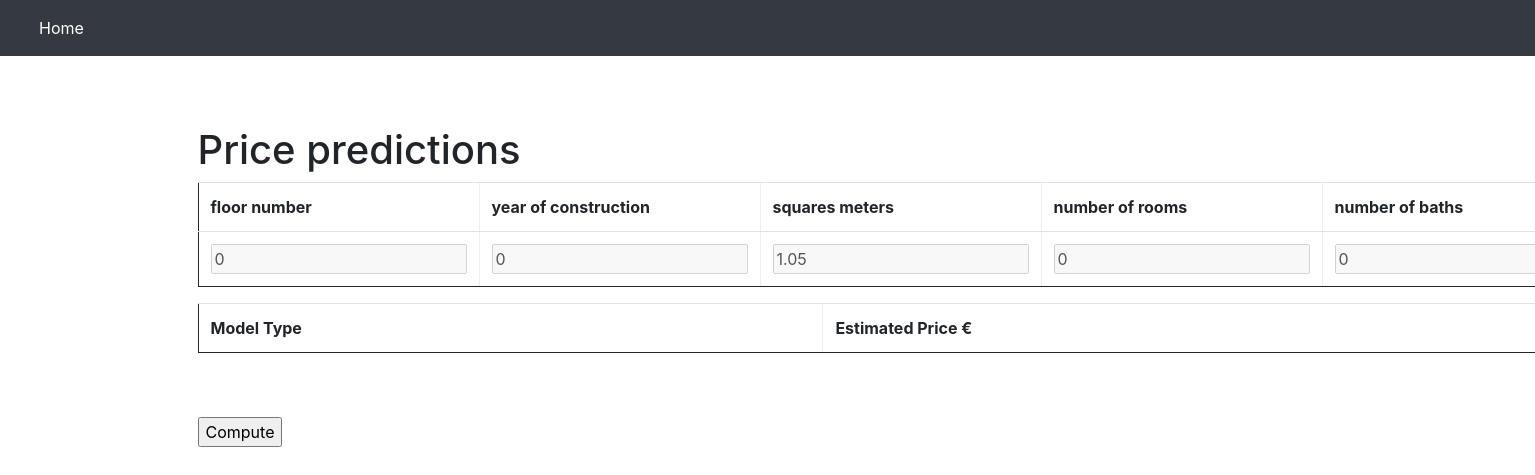
/predictions/1, run on an earlier commit of the app's database.
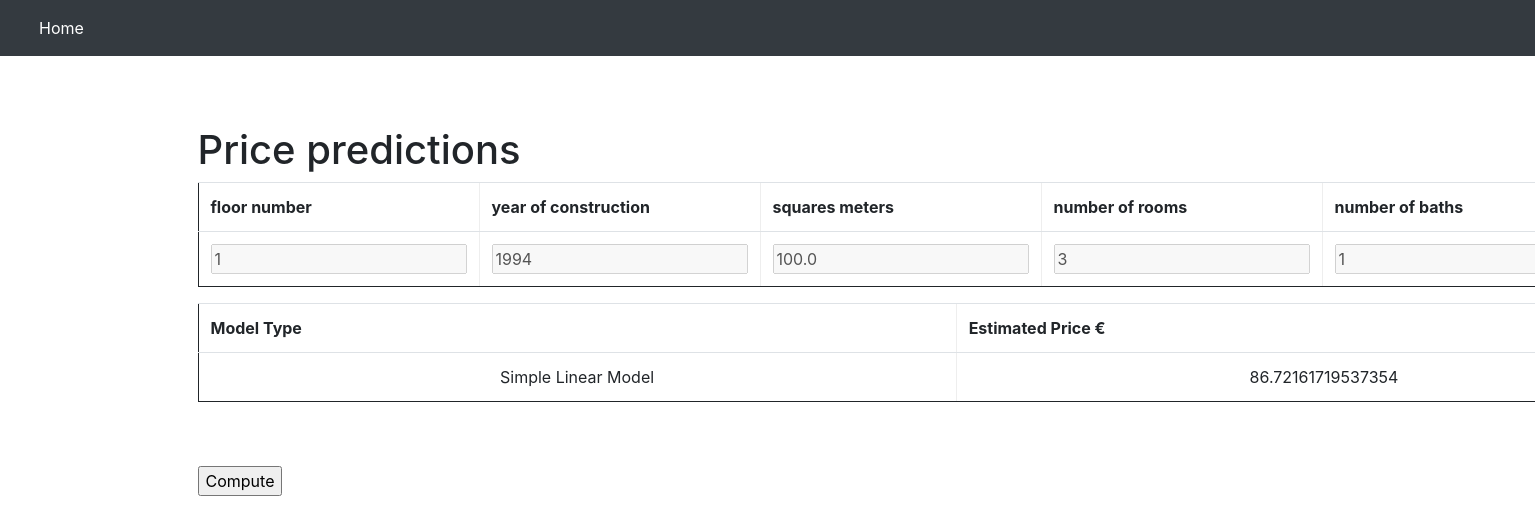
And on a later commit of the database.
### house_pricing_estimator/models.py (models this page shows)
class Houses(models.Model):
	floor_number = models.IntegerField()
	year_construction = models.IntegerField()
	square_meters = models.FloatField()
	rooms_number = models.IntegerField()
	baths_number = models.IntegerField()
	has_elevator = models.BooleanField(default=False)

class Predictions(models.Model):
    model_name = models.CharField(max_length=100)
    price = models.FloatField()
    house = models.ForeignKey(Houses, on_delete=models.CASCADE)

### house_pricing_estimator/views.py (the view)
# urls.py: path('predictions/<int:id>', views.predictions, name='predictions'),
def predictions(request, id):
  myHouse = Houses.objects.get(id=id)
  template = loader.get_template('predictions.html')
  context = {
    'myHouse': myHouse,
  }
  return HttpResponse(template.render(context, request))

### house_pricing_estimator/templates/predictions.html (shortened to what this page needs)
{% extends "base.html" %}
{% block container %}
<h1>Price predictions</h1>
<form action="updatepredictions/{{ myHouse.id }}" method="post">{% csrf_token %}
<table class="table" border="1">
<tr>
	<th>floor number</th>
	<th>year of construction</th>
	<th>squares meters</th>
	<th>number of rooms</th>
	<th>number of baths</th>
</tr>
<tr>
	<td><input name="floor_number" type="number" value="{{ myHouse.floor_number }}" disabled></td>
	<td><input name="year_construction" type="number" value="{{ myHouse.year_construction }}" disabled></td>
	<td><input name="square_meters" type="float" value="{{ myHouse.square_meters }}" disabled></td>
	<td><input name="rooms_number" type="number" value="{{ myHouse.rooms_number }}" disabled></td>
	<td><input name="baths_number" type="number" value="{{ myHouse.baths_number }}" disabled></td>
</tr>
</table>
<table class="table" border="1">
<tr>
	<th>Model Type</th>
	<th>Estimated Price €</th>
</tr>
{% for comment in myHouse.predictions_set.all %}
<tr>
<td>{{comment.model_name}}</td>
<td>{{comment.price}}</td>
</tr>
{% endfor %}
</table>
<br><br>
<input type="submit" value="Compute">
</form>
{% endblock container %}

What changed in the data, as far as the page shows it:
changed Houses: floor_number "0" → "1"; year_construction "0" → "1994"; square_meters "1.05" → "100.0"; rooms_number "0" → "3"; baths_number "0" → "1"
added Predictions: model_name "Simple Linear Model", price "86.72161719537354"
